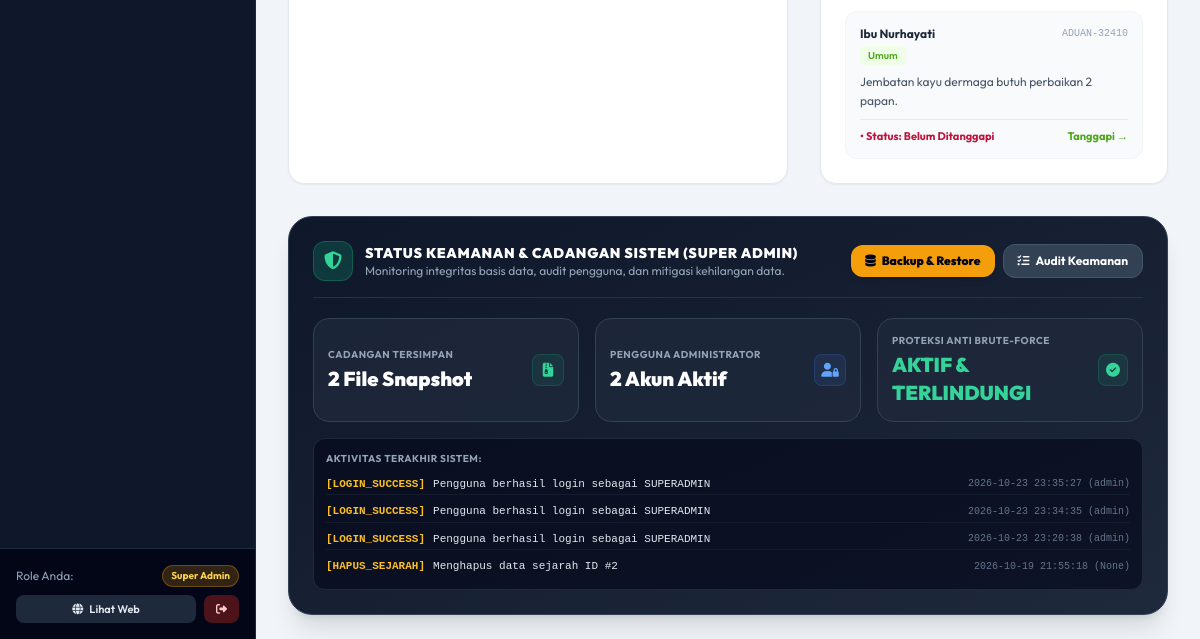
Page /admin (signed in, lower part) on the earlier database version.
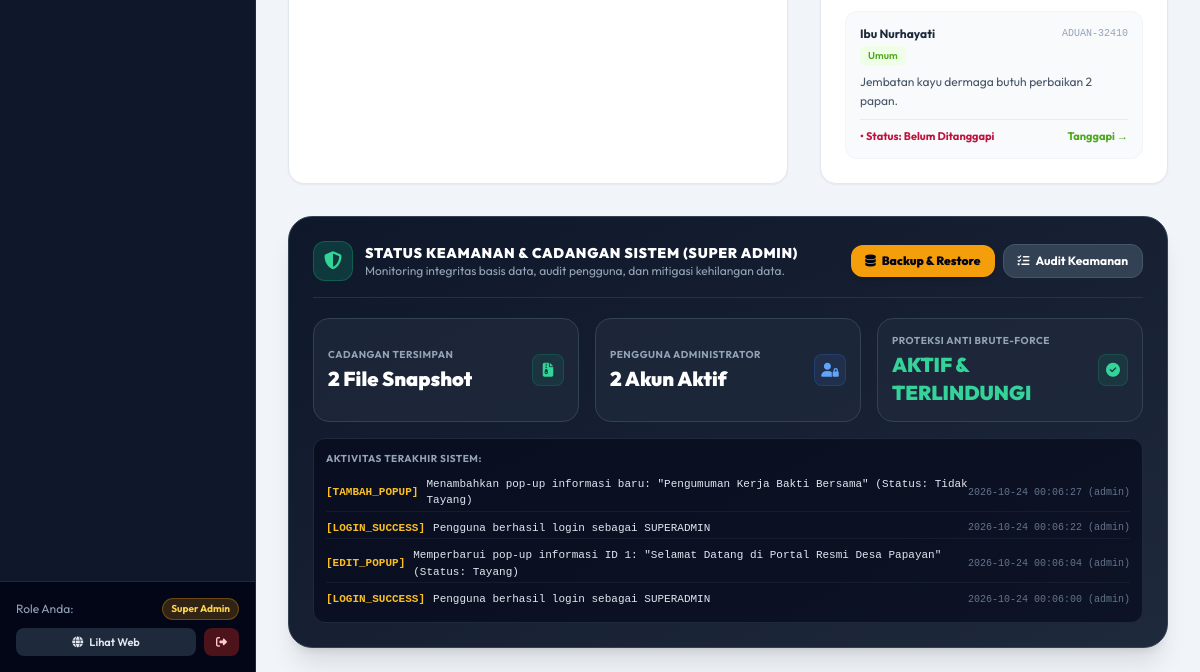
Same page on the later database version.
### tables this page shows
CREATE TABLE pengaduan (
        id INTEGER PRIMARY KEY AUTOINCREMENT,
        no_tiket TEXT UNIQUE NOT NULL,
        nama TEXT NOT NULL,
        kontak TEXT NOT NULL,
        kategori TEXT NOT NULL,
        pesan TEXT NOT NULL,
        status TEXT DEFAULT 'Menunggu',
        tanggapan_admin TEXT,
        created_at TIMESTAMP DEFAULT CURRENT_TIMESTAMP
    , lampiran TEXT, uraian_tindak_lanjut TEXT);

CREATE TABLE activity_logs (
        id INTEGER PRIMARY KEY AUTOINCREMENT,
        user_id INTEGER,
        username TEXT,
        action TEXT NOT NULL,
        details TEXT,
        ip_address TEXT,
        user_agent TEXT,
        created_at TIMESTAMP DEFAULT CURRENT_TIMESTAMP
    );

### app.py (the view)
@app.route('/admin')
@login_required
def admin_dashboard():
    conn = get_db()
    cursor = conn.cursor()
    cursor.execute("SELECT COUNT(*) FROM layanan_surat")
    total_surat = cursor.fetchone()[0] or 0
    cursor.execute("SELECT COUNT(*) FROM layanan_surat WHERE status = 'Menunggu'")
    surat_pending = cursor.fetchone()[0] or 0
    cursor.execute("SELECT COUNT(*) FROM layanan_surat WHERE status = 'Diproses'")
    surat_proses = cursor.fetchone()[0] or 0
    cursor.execute("SELECT COUNT(*) FROM layanan_surat WHERE status = 'Selesai'")
    surat_selesai = cursor.fetchone()[0] or 0
    cursor.execute("SELECT COUNT(*) FROM pengaduan")
    total_aduan = cursor.fetchone()[0] or 0
    cursor.execute("SELECT COUNT(*) FROM pengaduan WHERE status = 'Belum Ditanggapi' OR status = 'Menunggu'")
    aduan_pending = cursor.fetchone()[0] or 0
    cursor.execute("SELECT COUNT(*) FROM pengaduan WHERE status = 'Perlu Perlakuan Khusus'")
    aduan_khusus = cursor.fetchone()[0] or 0
    cursor.execute("SELECT COUNT(*) FROM pengaduan WHERE status = 'Sudah Diselesaikan' OR status = 'Selesai'")
    aduan_selesai = cursor.fetchone()[0] or 0
    cursor.execute("SELECT COUNT(*) FROM berita")
    total_berita = cursor.fetchone()[0] or 0
    cursor.execute("SELECT COUNT(*) FROM umkm")
    total_umkm = cursor.fetchone()[0] or 0
    cursor.execute("SELECT COUNT(*) FROM wisata")
    total_wisata = cursor.fetchone()[0] or 0
    cursor.execute("SELECT COUNT(*) FROM buku_publikasi")
    total_publikasi = cursor.fetchone()[0] or 0
    cursor.execute("SELECT COUNT(*) FROM perangkat_desa")
    total_perangkat = cursor.fetchone()[0] or 0
    cursor.execute("SELECT * FROM statistik WHERE total_penduduk > 0 ORDER BY tahun DESC LIMIT 1")
    stat_row = cursor.fetchone()
    if not stat_row:
        cursor.execute("SELECT * FROM statistik ORDER BY tahun DESC LIMIT 1")
        stat_row = cursor.fetchone()
    stat_penduduk = dict(stat_row or {})
    cursor.execute("SELECT COUNT(*) FROM statistik_sls WHERE tahun = ?", (stat_penduduk.get('tahun', 2026),))
    total_sls = cursor.fetchone()[0] or 26
    tahun_stat = stat_penduduk.get('tahun', 2026)
    cursor.execute("SELECT SUM(anak_stunting), SUM(jumlah_anak_balita) FROM statistik_stunting WHERE tahun = ?", (tahun_stat,))
    stunt_res = cursor.fetchone()
    total_stunting = (stunt_res[0] if stunt_res and stunt_res[0] is not None else 0)
    total_balita = (stunt_res[1] if stunt_res and stunt_res[1] is not None else 0)
    cursor.execute("SELECT SUM(anak_gizi_buruk) FROM statistik_gizi_buruk WHERE tahun = ?", (tahun_stat,))
    gizi_res = cursor.fetchone()
    total_gizi_buruk = (gizi_res[0] if gizi_res and gizi_res[0] is not None else 0)
    cursor.execute("SELECT SUM(anak_yatim), SUM(anak_piatu), SUM(yatim_piatu) FROM statistik_anak WHERE tahun = ?", (tahun_stat,))
    anak_res = cursor.fetchone()
    anak_yatim = (anak_res[0] if anak_res and anak_res[0] is not None else 0)
    anak_piatu = (anak_res[1] if anak_res and anak_res[1] is not None else 0)
    anak_yp = (anak_res[2] if anak_res and anak_res[2] is not None else 0)
    total_yatim_semua = anak_yatim + anak_piatu + anak_yp
    cursor.execute("SELECT * FROM apbdes WHERE id = 1")
    apbdes_row = cursor.fetchone()
    apbdes_data = dict(apbdes_row or {})
    cursor.execute("SELECT * FROM layanan_surat ORDER BY id DESC LIMIT 5")
    recent_surat = [dict(row) for row in cursor.fetchall()]
    cursor.execute("SELECT * FROM pengaduan ORDER BY id DESC LIMIT 5")
    recent_aduan = [dict(row) for row in cursor.fetchall()]
    cursor.execute("SELECT * FROM activity_logs ORDER BY id DESC LIMIT 4")
    recent_logs = [dict(r) for r in cursor.fetchall()]
    cursor.execute("SELECT COUNT(*) FROM users")
    total_users = cursor.fetchone()[0] or 0
    conn.close()
    backup_dir = os.path.join(os.path.dirname(__file__), 'backups')
    total_backups = len([f for f in os.listdir(backup_dir) if os.path.isfile(os.path.join(backup_dir, f))]) if os.path.exists(backup_dir) else 0
    metrics = {
        'total_surat': total_surat,
        'surat_pending': surat_pending,
        'surat_proses': surat_proses,
        'surat_selesai': surat_selesai,
        'total_aduan': total_aduan,
        'aduan_pending': aduan_pending,
        'aduan_khusus': aduan_khusus,
        'aduan_selesai': aduan_selesai,
        'total_berita': total_berita,
        'total_umkm': total_umkm,
        'total_wisata': total_wisata,
        'total_publikasi': total_publikasi,
        'total_perangkat': total_perangkat,
        'stat_penduduk': stat_penduduk,
        'total_sls': total_sls,
        'total_stunting': total_stunting,
        'total_balita': total_balita,
        'total_gizi_buruk': total_gizi_buruk,
        'total_yatim_semua': total_yatim_semua,
        'anak_yatim': anak_yatim,
        'anak_piatu': anak_piatu,
        'anak_yp': anak_yp,
        'apbdes_data': apbdes_data,
        'total_users': total_users,
        'total_backups': total_backups
    }
    return render_template(
        'admin/dashboard.html',
        metrics=metrics,
        recent_surat=recent_surat,
        recent_aduan=recent_aduan,
        recent_logs=recent_logs
    )

### app.py (called while the page is built)
@app.before_request
def track_visitor_hit():
    if request.method == 'GET' and not (
        request.path.startswith('/static') or
        request.path.startswith('/admin') or
        request.path.startswith('/api')
    ):
        try:
            record_visitor_hit()
        except Exception:
            pass

def login_required(f):
    @wraps(f)
    def decorated_function(*args, **kwargs):
        if 'user_id' not in session:
            flash('Silakan login terlebih dahulu untuk mengakses panel admin.', 'warning')
            return redirect(url_for('admin_login'))
        return f(*args, **kwargs)
    return decorated_function

### database.py (called while the page is built)
def get_db():
    conn = sqlite3.connect(DB_PATH)
    conn.row_factory = sqlite3.Row
    return conn

### security_engine.py (called while the page is built, shortened)
def get_client_ip():
    forwarded = request.headers.get('X-Forwarded-For')
    if forwarded:
        return forwarded.split(',')[0].strip()
    return request.headers.get('X-Real-IP', request.remote_addr or '127.0.0.1')

    def _cleanup(self, now):
        if now - self._last_cleanup < 60:
            return

### templates/admin/dashboard.html (shortened to what the changed rows need)
{% extends "base_admin.html" %}
{% block content %}
<div class="space-y-8">
          {% set selisih = (metrics.apbdes_data.pendapatan_total or 0) - (metrics.apbdes_data.belanja_total or 0) %}
  <div class="grid grid-cols-1 lg:grid-cols-12 gap-8">
    <div class="lg:col-span-5 bg-white rounded-2xl border border-slate-200 p-6 shadow-sm">
      <div class="space-y-3">
        {% for a in recent_aduan %}
        <div class="p-3.5 rounded-xl bg-slate-50 border border-slate-100 text-xs hover:border-purple-200 transition">
          <div class="flex items-center justify-between mb-1">
            <span class="font-bold text-slate-800">{{ a.nama }}</span>
            <span class="text-[10px] font-mono text-slate-400">{{ a.no_tiket }}</span>
          </div>
          <span class="inline-block text-[10px] font-semibold text-brand-700 bg-brand-50 px-2 py-0.5 rounded-md mb-1.5">{{ a.kategori }}</span>
          <p class="text-slate-600 line-clamp-2 leading-relaxed">{{ a.pesan }}</p>
          <div class="mt-2 pt-2 border-t border-slate-200/80 flex items-center justify-between text-[11px]">
            <span class="font-bold {% if a.status == 'Sudah Diselesaikan' or a.status == 'Selesai' %}text-emerald-700{% elif a.status == 'Perlu Perlakuan Khusus' %}text-amber-700{% else %}text-rose-700{% endif %}">
              • Status: {{ a.status }}
            </span>
            <a href="{{ url_for('admin_pengaduan') }}" class="text-brand-700 font-bold hover:underline">Tanggapi &rarr;</a>
          </div>
        </div>
        {% else %}
        <p class="text-xs text-slate-400 text-center py-8">Belum ada aspirasi atau pengaduan warga.</p>
        {% endfor %}
      </div>
    </div>
  </div>
  {% if session.get('role') == 'superadmin' %}
  <div class="bg-gradient-to-br from-slate-900 to-slate-800 rounded-3xl p-6 text-white shadow-xl border border-slate-700">
    {% if recent_logs %}
    <div class="rounded-xl bg-slate-950/60 p-3 border border-slate-800">
      <div class="space-y-1.5 text-[11px] font-mono">
        {% for log in recent_logs %}
        <div class="flex items-center justify-between text-slate-300 py-0.5 border-b border-slate-800/50 last:border-none">
          <span class="flex items-center gap-2">
            <span class="text-amber-400 font-bold">[{{ log.action }}]</span>
            <span class="text-slate-200">{{ log.details or '-' }}</span>
          </span>
          <span class="text-slate-500 text-[10px] whitespace-nowrap">{{ log.created_at }} ({{ log.username }})</span>
        </div>
        {% endfor %}
      </div>
    </div>
    {% endif %}
  </div>
  {% endif %}
</div>
{% endblock %}

Differences in the rows shown:
no longer on this page (row unchanged): activity_logs: action "LOGIN_SUCCESS", details "Pengguna berhasil login sebagai SUPERADMIN", created_at "2026-10-23 23:35:27", username "admin"
no longer on this page (row unchanged): activity_logs: action "LOGIN_SUCCESS", details "Pengguna berhasil login sebagai SUPERADMIN", created_at "2026-10-23 23:34:35", username "admin"
no longer on this page (row unchanged): activity_logs: action "LOGIN_SUCCESS", details "Pengguna berhasil login sebagai SUPERADMIN", created_at "2026-10-23 23:20:38", username "admin"
no longer on this page (row unchanged): activity_logs: action "HAPUS_SEJARAH", details "Menghapus data sejarah ID #2", created_at "2026-10-19 21:55:18", username "None"
added activity_logs: action "TAMBAH_POPUP", details "Menambahkan pop-up informasi baru: \"Pengumuman Kerja Bakti Bersama\" (Status: Tidak Tayang)", created_at "2026-10-24 00:06:27", username "admin"
added activity_logs: action "LOGIN_SUCCESS", details "Pengguna berhasil login sebagai SUPERADMIN", created_at "2026-10-24 00:06:22", username "admin"
added activity_logs: action "EDIT_POPUP", details "Memperbarui pop-up informasi ID 1: \"Selamat Datang di Portal Resmi Desa Papayan\" (Status: Tayang)", created_at "2026-10-24 00:06:04", username "admin"
added activity_logs: action "LOGIN_SUCCESS", details "Pengguna berhasil login sebagai SUPERADMIN", created_at "2026-10-24 00:06:00", username "admin"
